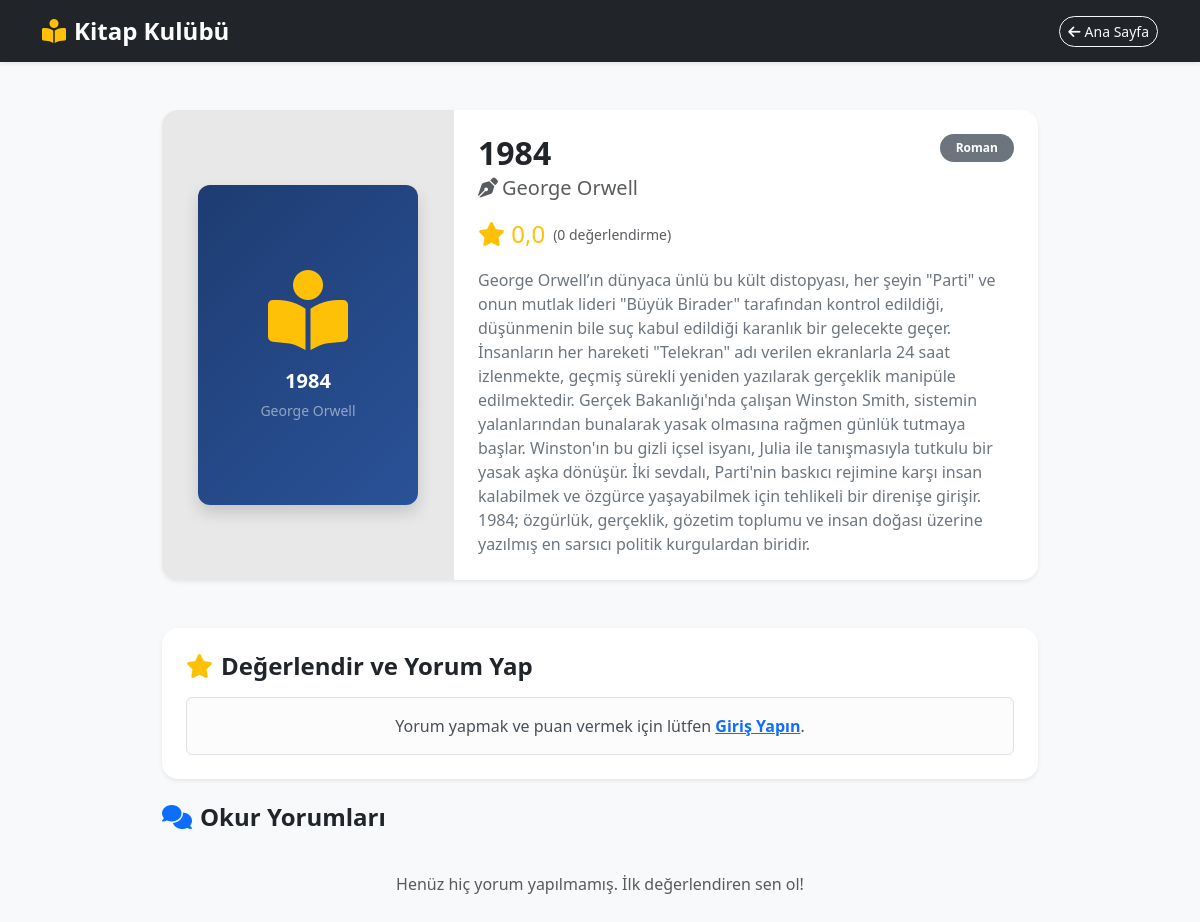
The page /kitap/6/ on the database its author committed.
### Kitap_kulubu/kitaplar/models.py (models this page shows, shortened)
class Kitap(models.Model):
    KATEGORİ_SEÇENEKLERİ = [
        ('roman', 'Roman'),
        ('bilim-kurgu', 'Bilim Kurgu'),
        ('klasik', 'Dünya Klasikleri'),
        ('felsefe', 'Felsefe & Psikoloji'),
        ('tarih', 'Tarih & Biyografi'),
        ('kisisel-gelisim', 'Kişisel Gelişim'),
        ('diger', 'Diğer'),
    ]
    baslik = models.CharField(max_length=200)
    yazar = models.CharField(max_length=100)
    ozet = models.TextField()
    kategori = models.CharField(max_length=50, choices=KATEGORİ_SEÇENEKLERİ, default='roman', verbose_name="Kategori")
    kapak_resmi = models.ImageField(upload_to='kitap_kapaklari/', blank=True, null=True,
                                    verbose_name="Kapak Resmi (İsteğe Bağlı)")
    ayin_kitabi = models.BooleanField(default=False, verbose_name="Ayın Kitabı mı?")
    eklenme_tarihi = models.DateTimeField(auto_now_add=True)
    def ortalama_puan(self):
        ortalama = self.yorumlar.aggregate(Avg('puan'))['puan__avg']
        return round(ortalama, 1) if ortalama else 0.0

### Kitap_kulubu/kitaplar/views.py (the view, shortened to what this page needs)
# urls.py: path('kitap/<int:pk>/', views.kitap_detay, name='kitap_detay'),
def kitap_detay(request, pk):
    kitap = get_object_or_404(Kitap, pk=pk)
    yorumlar = kitap.yorumlar.all().order_by('-tarih')
    liste_durumu = None
    if request.user.is_authenticated:
        m_liste = OkumaListesi.objects.filter(user=request.user, kitap=kitap).first()
        if m_liste:
            liste_durumu = m_liste.durum
    return render(request, 'kitaplar/kitap_detay.html', {
        'kitap': kitap,
        'yorumlar': yorumlar,
        'liste_durumu': liste_durumu
    })

### Kitap_kulubu/kitaplar/templates/kitaplar/kitap_detay.html (shortened to what this page needs)
<!DOCTYPE html>
<html lang="tr">
<head>
    <link href="https://cdn.jsdelivr.net/npm/bootstrap@5.3.0/dist/css/bootstrap.min.css" rel="stylesheet">
    <link rel="stylesheet" href="https://cdnjs.cloudflare.com/ajax/libs/font-awesome/6.4.0/css/all.min.css">
</head>
<body class="bg-light min-vh-100 d-flex flex-column">
    <nav class="navbar navbar-expand-lg navbar-dark bg-dark sticky-top shadow-sm">
        <div class="container">
            <a class="navbar-brand fw-bold fs-4" href="/">
                <i class="fa-solid fa-book-open-reader text-warning me-2"></i>Kitap Kulübü
            </a>
            <div class="d-flex align-items-center gap-2">
                <a href="/" class="btn btn-outline-light btn-sm rounded-pill"><i class="fa-solid fa-arrow-left me-1"></i>Ana Sayfa</a>
            </div>
        </div>
    </nav>
    <div class="container my-5 flex-grow-1" style="max-width: 900px;">
        <div class="card shadow-sm border-0 rounded-4 overflow-hidden mb-5">
            <div class="row g-0">
                <div class="col-md-4 text-center bg-dark bg-opacity-10 d-flex align-items-center justify-content-center p-4">
                    {% if kitap.kapak_resmi and kitap.kapak_resmi.name %}
                        <img src="{{ kitap.kapak_resmi.url }}" class="img-fluid rounded-3 shadow" style="max-height: 350px; object-fit: cover;" alt="{{ kitap.baslik }}">
                    {% else %}
                        <div class="default-book-cover-detail shadow">
                            <i class="fa-solid fa-book-open-reader text-warning fa-5x mb-3"></i>
                            <div class="fw-bold fs-5 text-uppercase px-2 text-white">{{ kitap.baslik }}</div>
                            <small class="text-white-50 mt-1">{{ kitap.yazar }}</small>
                        </div>
                    {% endif %}
                </div>
                <div class="col-md-8 p-4 d-flex flex-column justify-content-center">
                    <div class="d-flex justify-content-between align-items-start">
                        <div>
                            <h2 class="fw-bold text-dark mb-1">{{ kitap.baslik }}</h2>
                            <h5 class="text-muted mb-3"><i class="fa-solid fa-pen-nib me-1"></i>{{ kitap.yazar }}</h5>
                        </div>
                        <span class="badge bg-secondary rounded-pill px-3 py-2">{{ kitap.get_kategori_display }}</span>
                    </div>
                    <div class="mb-3 d-flex align-items-center gap-2">
                        <span class="fs-4 text-warning"><i class="fa-solid fa-star"></i> {{ kitap.ortalama_puan }}</span>
                        <span class="text-muted small">({{ yorumlar.count }} değerlendirme)</span>
                    </div>
                    <p class="text-secondary lead fs-6 mb-0">{{ kitap.ozet }}</p>
                </div>
            </div>
        </div>
        <div class="card shadow-sm border-0 rounded-4 p-4 mb-4">
            <h4 class="fw-bold mb-3"><i class="fa-solid fa-star text-warning me-2"></i>Değerlendir ve Yorum Yap</h4>
            {% if user.is_authenticated %}
                <form method="POST">
                    {% csrf_token %}
                    <div class="mb-3">
                        <label class="form-label fw-bold d-block mb-0">Puanınız:</label>
                        <div class="star-rating">
                            <input type="radio" id="star5" name="puan" value="5" checked /><label for="star5" title="5 Yıldız"><i class="fa-solid fa-star"></i></label>
                            <input type="radio" id="star4" name="puan" value="4" /><label for="star4" title="4 Yıldız"><i class="fa-solid fa-star"></i></label>
                            <input type="radio" id="star3" name="puan" value="3" /><label for="star3" title="3 Yıldız"><i class="fa-solid fa-star"></i></label>
                            <input type="radio" id="star2" name="puan" value="2" /><label for="star2" title="2 Yıldız"><i class="fa-solid fa-star"></i></label>
                            <input type="radio" id="star1" name="puan" value="1" /><label for="star1" title="1 Yıldız"><i class="fa-solid fa-star"></i></label>
                        </div>
                    </div>
                    <div class="mb-3">
                        <textarea name="icerik" class="form-control border-1 rounded-3" rows="3" placeholder="Bu kitap hakkında ne düşünüyorsunuz?" required></textarea>
                    </div>
                    <button type="submit" class="btn btn-warning fw-bold rounded-pill px-4">Yorumu ve Puanı Gönder</button>
                </form>
            {% else %}
                <div class="alert alert-light border text-center mb-0">
                    Yorum yapmak ve puan vermek için lütfen <a href="{% url 'login' %}" class="fw-bold">Giriş Yapın</a>.
                </div>
            {% endif %}
        </div>
        <h4 class="fw-bold mb-3"><i class="fa-solid fa-comments text-primary me-2"></i>Okur Yorumları</h4>
        <div class="d-flex flex-column gap-3">
            {% for yorum in yorumlar %}
                <div class="card border-0 shadow-sm p-3 rounded-4">
                    <div class="d-flex justify-content-between align-items-center mb-2">
                        <div class="d-flex align-items-center gap-3">
                            <div class="avatar-circle" style="background-color: {% cycle '#1e3c72' '#2a5298' '#00b09b' '#96c93d' '#e17055' '#6c5ce7' %};">
                                {{ yorum.yazan.username|slice:":1"|upper }}
                            </div>
                            <div>
                                <strong class="text-dark d-block mb-0">{{ yorum.yazan.username }}</strong>
                                <small class="text-muted" style="font-size: 0.75rem;">{{ yorum.tarih|date:"d M Y, H:i" }}</small>
                            </div>
                        </div>
                        <span class="text-warning small">
                            {% for i in "12345" %}
                                {% if forloop.counter <= yorum.puan %}
                                    <i class="fa-solid fa-star"></i>
                                {% else %}
                                    <i class="fa-regular fa-star text-muted"></i>
                                {% endif %}
                            {% endfor %}
                        </span>
                    </div>
                    <p class="text-secondary mb-3 ms-1">{{ yorum.icerik }}</p>
                    <div class="d-flex justify-content-end align-items-center">
                        {% if user.is_authenticated %}
                            <a href="{% url 'yorum_begen' yorum.pk %}" class="btn btn-sm {% if user in yorum.begeniler.all %}btn-danger{% else %}btn-outline-danger{% endif %} rounded-pill px-3">
                                <i class="fa-solid fa-heart me-1"></i> {{ yorum.toplam_begeni }}
                            </a>
                        {% else %}
                            <span class="text-muted small">
                                <i class="fa-solid fa-heart text-danger me-1"></i> {{ yorum.toplam_begeni }} Beğeni
                            </span>
                        {% endif %}
                    </div>
                </div>
            {% empty %}
                <div class="text-center text-muted py-4">
                    Henüz hiç yorum yapılmamış. İlk değerlendiren sen ol!
                </div>
            {% endfor %}
        </div>
    </div>
</body>
</html>

### Kitap_kulubu/kitaplar/templates/kitaplar/kitap_detay.html (style rules this page uses)
.default-book-cover-detail { height: 320px; width: 220px; background: linear-gradient(135deg, #1e3c72 0%, #2a5298 100%); display: flex; flex-direction: column; align-items: center; justify-content: center; color: white; padding: 1.5rem; text-align: center; border-radius: 12px; margin: 0 auto; }

### rows shown on the page
Kitap: baslik "1984", yazar "George Orwell", kategori "Roman", ortalama_puan "0,0", ozet "George Orwell’ın dünyaca ünlü bu kült distopyası, her şeyin \"Parti\" ve onun mutlak lideri \"Büyük Birader\" tarafından kontrol edildiği, düşünmenin bile suç kabul edildiği karanlık bir gelecekte geçer. İnsanların her hareketi \"Telekran\" adı verilen ekranlarla 24 saat izlenmekte, geçmiş sürekli yeniden yazılarak gerçeklik manipüle edilmektedir. Gerçek Bakanlığı'nda çalışan Winston Smith, sistemin yalanlarından bunalarak yasak olmasına rağmen günlük tutmaya başlar. Winston'ın bu gizli içsel isyanı, Julia ile tanışmasıyla tutkulu bir yasak aşka dönüşür. İki sevdalı, Parti'nin baskıcı rejimine karşı insan kalabilmek ve özgürce yaşayabilmek için tehlikeli bir direnişe girişir. 1984; özgürlük,…"

### other values the page prints
{{ yorumlar.count }} "0"
